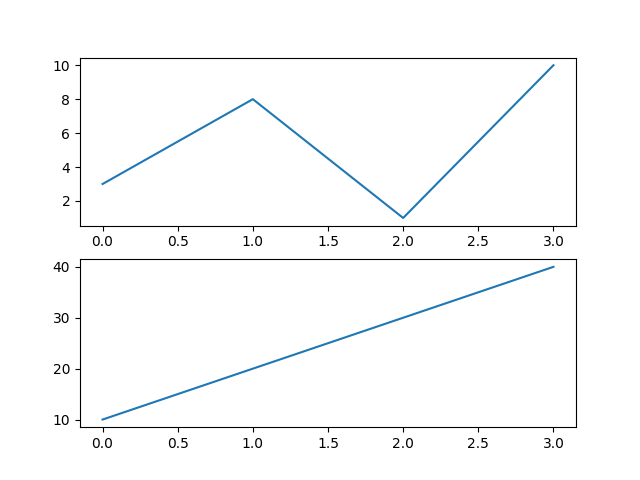

The script that saved this image:
import matplotlib.pyplot as plt
import numpy as np

#plot 1:
x = np.array([0, 1, 2, 3])
y = np.array([3, 8, 1, 10])

plt.subplot(2, 1, 1)
plt.plot(x,y)

#plot 2:
x = np.array([0, 1, 2, 3])
y = np.array([10, 20, 30, 40])

plt.subplot(2, 1, 2)
plt.plot(x,y)
plt.savefig("p5.png")